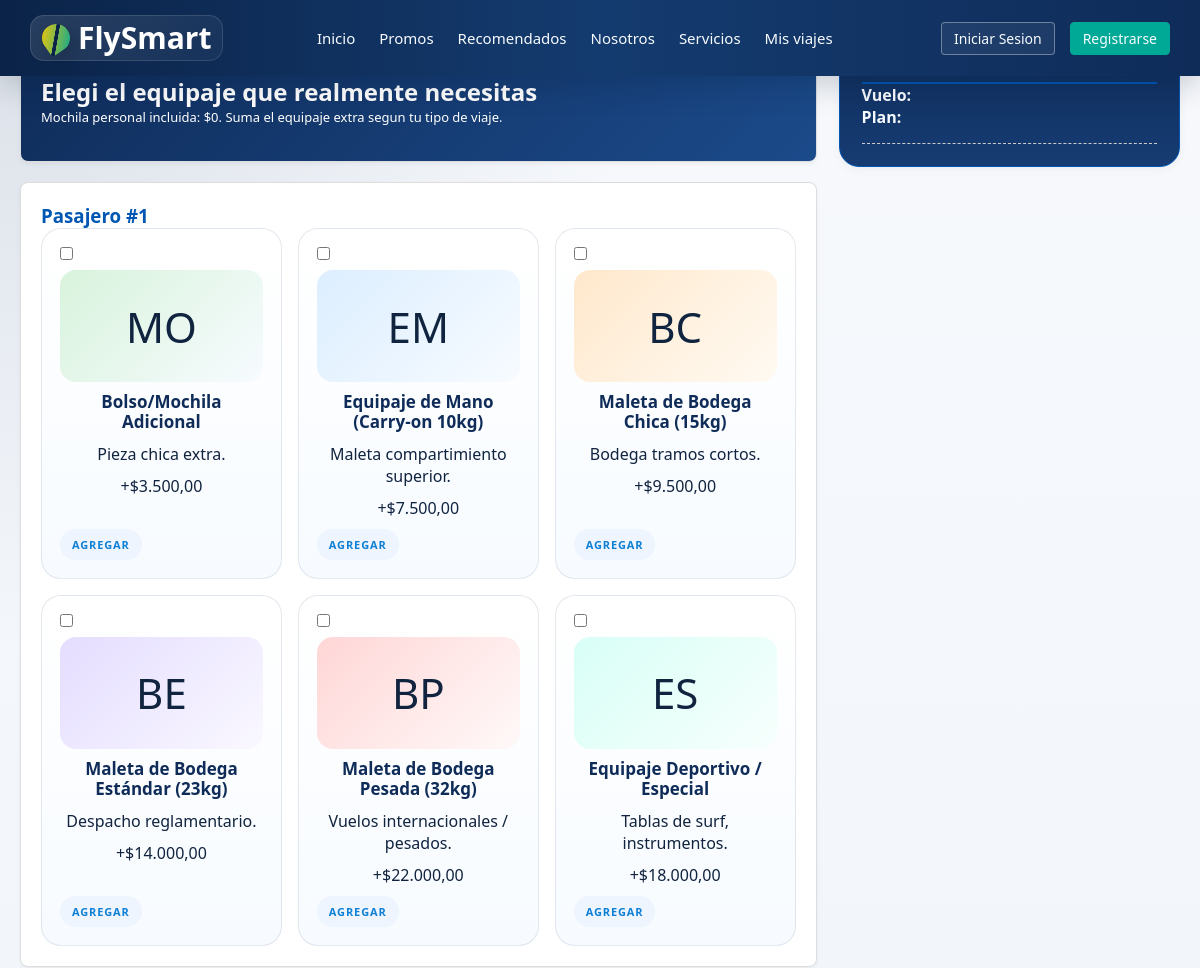
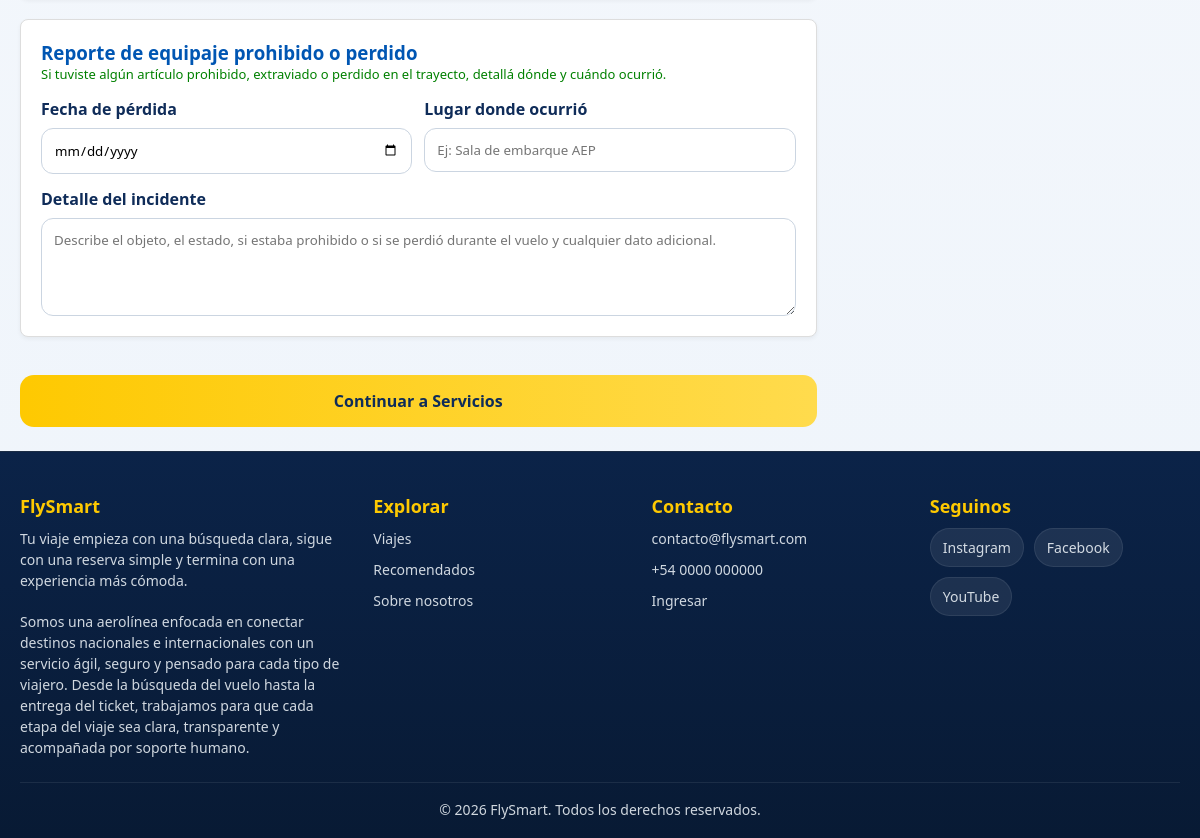
Screenshot of /consultas/proceso_compra/equipaje.php with the database file from the repository (2 pictures, top to bottom).
### tables this page shows
CREATE TABLE IF NOT EXISTS `tipos_equipaje` (
  `id_tipo_equipaje` int(11) NOT NULL AUTO_INCREMENT,
  `nombre_tipo` varchar(50) NOT NULL,
  `descripcion` text DEFAULT NULL,
  `precio_unitario` decimal(10,2) NOT NULL,
  PRIMARY KEY (`id_tipo_equipaje`)
);

### consultas/proceso_compra/equipaje.php (the view, shortened to what this page needs)
<?php
require_once '../../config/conexion.php';
$equipajes = $pdo->query("SELECT id_tipo_equipaje, nombre_tipo, descripcion, precio_unitario FROM tipos_equipaje")->fetchAll(PDO::FETCH_ASSOC);
$promoEquipaje = !empty($_SESSION['promo_equipaje_gratis']);
$cantidadPasajeros = max(1, (int)($_SESSION['pasajeros'] ?? 1));
$seleccionesPorPasajero = [];
if (empty($seleccionesPorPasajero)) {
    $seleccionesPorPasajero = $_SESSION['equipajes_elegidos'] ?? [];
}
include_once '../../includes/header.php';
?>
<form action="equipaje.php" method="POST">
    <div class="contenedor-equipaje">
        <div class="main-content">
            <div class="card hero-equipaje">
                <p class="eyebrow">Paso 2</p>
                <h2>Elegi el equipaje que realmente necesitas</h2>
                <p class="text-inclusion">Mochila personal incluida: $0. Suma el equipaje extra segun tu tipo de viaje.</p>
            </div>
            <?php for ($pasajero = 1; $pasajero <= $cantidadPasajeros; $pasajero++): ?>
                <div class="card">
                    <h3>Pasajero #<?= (int)$pasajero ?></h3>
                    <div class="grid-equipajes">
                        <?php foreach($equipajes as $index => $eq): ?>
                            <?php
                                $iconos = ['MO', 'EM', 'BC', 'BE', 'BP', 'ES'];
                                $variantes = ['mochila', 'mano', 'bodega-chica', 'bodega-standar', 'bodega-pesada', 'especial'];
                                $icono = $iconos[$index] ?? 'EQ';
                                $variante = $variantes[$index] ?? 'standard';
                                $gratis = $promoEquipaje && stripos($eq['nombre_tipo'], 'Bodega') !== false && stripos($eq['nombre_tipo'], '23kg') !== false;
                                $seleccionesPasajero = $seleccionesPorPasajero[$pasajero] ?? [];
                                $seleccionado = in_array((int)$eq['id_tipo_equipaje'], $seleccionesPasajero, true) || ($gratis && empty($seleccionesPasajero));
                            ?>
                            <label class="equipaje-card equipaje-<?= $variante ?> <?= $gratis ? 'promo-free-bag' : '' ?>">
                                <input type="checkbox" name="equipajes[<?= (int)$pasajero ?>][]" value="<?= (int)$eq['id_tipo_equipaje'] ?>" <?= $seleccionado ? 'checked' : '' ?>>
                                <div class="equipaje-thumb"><?= htmlspecialchars($icono, ENT_QUOTES, 'UTF-8') ?></div>
                                <h4><?= htmlspecialchars($eq['nombre_tipo'], ENT_QUOTES, 'UTF-8') ?></h4>
                                <p class="descripcion"><?= htmlspecialchars($eq['descripcion'], ENT_QUOTES, 'UTF-8') ?></p>
                                <?php if ($gratis): ?>
                                    <p class="precio precio-promo">Gratis por promocion</p>
                                <?php else: ?>
                                    <p class="precio">+$<?= number_format($eq['precio_unitario'], 2, ',', '.') ?></p>
                                <?php endif; ?>
                                <span class="equipaje-action"><?= $gratis ? 'Aplicado' : 'Agregar' ?></span>
                            </label>
                        <?php endforeach; ?>
                    </div>
                </div>
            <?php endfor; ?>
            <div class="card">
                <h3>Reporte de equipaje prohibido o perdido</h3>
                <p class="text-inclusion">Si tuviste algún artículo prohibido, extraviado o perdido en el trayecto, detallá dónde y cuándo ocurrió.</p>
                <div class="reporte-equipaje-grid">
                    <label>
                        <span>Fecha de pérdida</span>
                        <input type="date" name="fecha_perdida_equipaje" value="<?= htmlspecialchars($_SESSION['fecha_perdida_equipaje'] ?? '', ENT_QUOTES, 'UTF-8') ?>">
                    </label>
                    <label>
                        <span>Lugar donde ocurrió</span>
                        <input type="text" name="lugar_perdida_equipaje" placeholder="Ej: Sala de embarque AEP" value="<?= htmlspecialchars($_SESSION['lugar_perdida_equipaje'] ?? '', ENT_QUOTES, 'UTF-8') ?>">
                    </label>
                </div>
                <label class="reporte-equipaje-texto">
                    <span>Detalle del incidente</span>
                    <textarea name="reporte_equipaje_prohibido" rows="4" placeholder="Describe el objeto, el estado, si estaba prohibido o si se perdió durante el vuelo y cualquier dato adicional."></textarea>
                </label>
            </div>
            <button type="submit" class="btn-continuar">Continuar a Servicios</button>
        </div>
        <aside class="sidebar-resumen">
            <h3>Tu reserva</h3>
            <p><strong>Vuelo:</strong> <?= htmlspecialchars(is_array($_SESSION['id_vuelo'] ?? null) ? implode(', ', $_SESSION['id_vuelo']) : ($_SESSION['id_vuelo'] ?? ''), ENT_QUOTES, 'UTF-8') ?></p>
            <p><strong>Plan:</strong> <?= htmlspecialchars($_SESSION['id_plan'] ?? '', ENT_QUOTES, 'UTF-8') ?></p>
            <hr class="separador">
        </aside>
    </div>
</form>
<?php include_once '../../includes/footer.php'; ?>
</body>
</html>

### css/estilos.css (style rules this page uses)
* { box-sizing: border-box; margin: 0; padding: 0; font-family: "Aptos", "Segoe UI", "Trebuchet MS", Arial, sans-serif; }
html { width: 100%; min-height: 100%; background: #081a34; }
body { width: 100%; min-height: 100vh; overflow-x: hidden; background-color: var(--light-bg); color: var(--dark-text); padding: 0; margin: 0; }
.main-content { flex: 3; }
.sidebar-resumen { flex: 1; background: white; padding: 20px; border-radius: 8px; box-shadow: 0 2px 10px rgba(0,0,0,0.05); height: fit-content; }
.card { background: white; padding: 25px; border-radius: 8px; box-shadow: 0 2px 10px rgba(0,0,0,0.05); margin-bottom: 20px; }
.equipaje-card { border: 1px solid #ccc; padding: 15px; text-align: center; border-radius: 6px; }
body { font-family: "Aptos", "Segoe UI", "Trebuchet MS", Arial, sans-serif; background: radial-gradient(circle at top left, rgba(15, 44, 89, 0.12), transparent 30%), linear-gradient(180deg, #f7f9fc 0%, #eef4fb 100%); color: #10233f; }
.service-card, .card, .trip-card, .travel-card, .about-panel { border: 1px solid rgba(15, 44, 89, 0.08); box-shadow: 0 18px 45px rgba(15, 44, 89, 0.08); border-radius: 20px; background: rgba(255, 255, 255, 0.94); }
.card { padding: 28px; }
.eyebrow { display: inline-flex; align-items: center; gap: 8px; text-transform: uppercase; letter-spacing: 0.12em; font-size: 11px; color: #0d7fd4; font-weight: 800; margin-bottom: 10px; }
html, body { min-height: 100%; }
body { min-height: 100vh; display: flex; flex-direction: column; }
* { margin: 0; padding: 0; box-sizing: border-box; }

### rows the page displays
tipos_equipaje: icono "MO", nombre_tipo "Bolso/Mochila Adicional", descripcion "Pieza chica extra.", precio_unitario "3.500,00"
tipos_equipaje: icono "EM", nombre_tipo "Equipaje de Mano (Carry-on 10kg)", descripcion "Maleta compartimiento superior.", precio_unitario "7.500,00"
tipos_equipaje: icono "BC", nombre_tipo "Maleta de Bodega Chica (15kg)", descripcion "Bodega tramos cortos.", precio_unitario "9.500,00"
tipos_equipaje: icono "BE", nombre_tipo "Maleta de Bodega Estándar (23kg)", descripcion "Despacho reglamentario.", precio_unitario "14.000,00"
tipos_equipaje: icono "BP", nombre_tipo "Maleta de Bodega Pesada (32kg)", descripcion "Vuelos internacionales / pesados.", precio_unitario "22.000,00"
tipos_equipaje: icono "ES", nombre_tipo "Equipaje Deportivo / Especial", descripcion "Tablas de surf, instrumentos.", precio_unitario "18.000,00"
